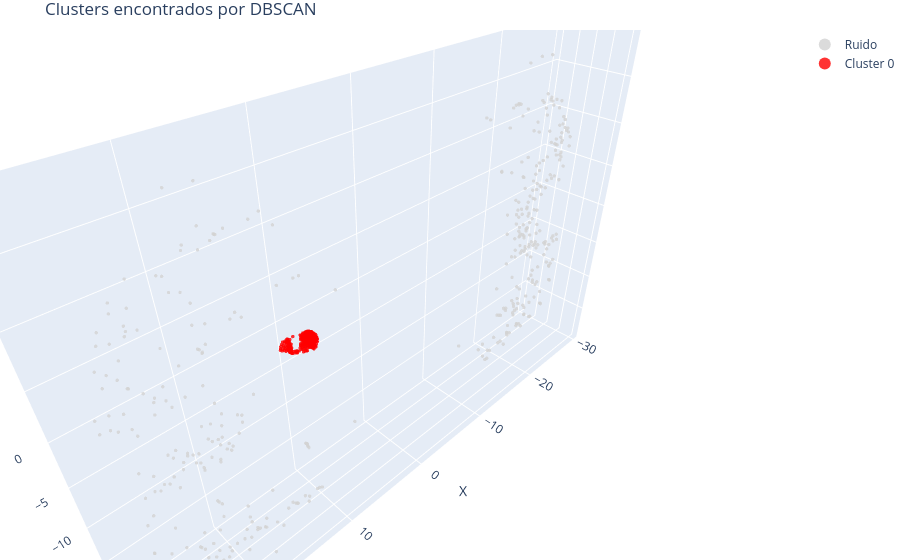

The code cell stored with this chart in its notebook:
### Markdown cell above
### 6.4 Dataset pointcloud.csv.

### Code cell
df = pd.read_csv('data/pointcloud_1686138334837467970.csv')
df_vehiculos_limpio = sustraer_fondo(limpiar_puntos(df), tree_fondo)
coords = df_vehiculos_limpio[['x', 'y', 'z']].values
labels = dbscan(df_vehiculos_limpio, eps_val=0.5, min_samples_val=10)
plot_clusters(coords, labels)

### Figure 1 — Plotly figure (JSON) as saved in the notebook; plotly's stock layout.template omitted (floating-point values rounded to 4 significant figures; data arrays with more than 128 entries replaced by an {"elided": "..."} marker saying what was removed)
{"data": [{"marker": {"color": "lightgray", "opacity": 0.8, "size": 2}, "mode": "markers", "name": "Ruido", "type": "scatter3d", "x": {"elided": "402 float values"}, "y": {"elided": "402 float values"}, "z": {"elided": "402 float values"}}, {"marker": {"color": "red", "opacity": 0.8, "size": 2}, "mode": "markers", "name": "Cluster 0", "type": "scatter3d", "x": {"elided": "250 float values"}, "y": {"elided": "250 float values"}, "z": {"elided": "250 float values"}}], "layout": {"legend": {"itemsizing": "constant"}, "margin": {"b": 0, "l": 0, "r": 0, "t": 30}, "scene": {"aspectmode": "data", "xaxis": {"title": {"text": "X"}}, "yaxis": {"title": {"text": "Y"}}, "zaxis": {"title": {"text": "Z"}}}, "title": {"text": "Clusters encontrados por DBSCAN"}}}
